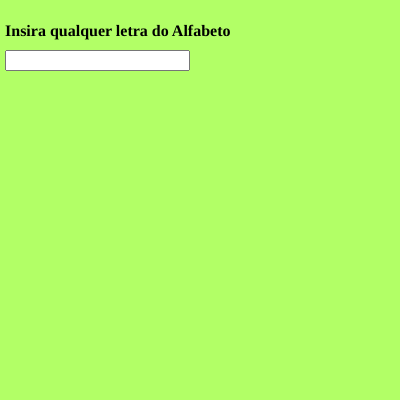
Frame 1 (no input)
Frame 60 (no input): identical to frame 1, image omitted
Frame 120 (the mouse pressed at the canvas centre since frame 60): identical to frame 1, image omitted

The p5.js sketch that drew this single still picture (run headless with seeded random() and noise() and a simulated clock; from frame 60 on, the mouse is pressed at the canvas centre):

// p5.js sketch
// ── sketch.js
var input,heading;


function setup() 
{
  createCanvas(400, 400);
  background(178,255,102);

  input = createInput();
  input.position(5,50);

  heading = createElement('h4', 'Insira qualquer letra do Alfabeto');
  heading.position(5,1);

 textAlign(CENTER);
 textSize(50);
 
}

function draw() {
var value = input.value();

switch (value){
   case 'a':
   console.log("Volgal");
   break;

   case 'e':
   console.log("Volgal");
   break;

   case 'i':
   console.log("Volgal");
   break;

   case 'o':
   console.log("Volgal");
   break;

   case 'u':
   console.log("Volgal");
   break;

   default:
     console.log("Por favor, insira qualquer caractere");

}
  
}
